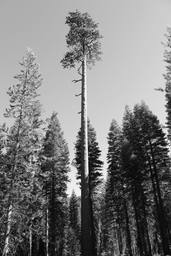
#> input picture görüntü segmentasyon/image/1.png, 171 x 256 px, shrunk from 934 x 1401 before the run
$ python watershed.py image/1.png
#> lines starting #> are read from the running program, lines starting #| are printed output that depends on the picture
#> in main, img is the input picture: shape (256, 171); min 1, max 255, mean 125.1
import sys
import cv2
import numpy

# Komşu piksel değerlerini inceleyen fonksiyon
def neighbourhood(image, x, y):
    # Komşu piksellerin değerlerini bir sözlükte sakla
    neighbour_region_numbers = {}
    for i in range(-1, 2):  # x etrafındaki komşu pikselleri incele
        for j in range(-1, 2):  # y etrafındaki komşu pikselleri incele
            if (i == 0 and j == 0):
                continue  # Kendisiyle eşleşmeyi atla
            if (x+i < 0 or y+j < 0):  # Eğer koordinatlar görüntü sınırlarının dışında ise devam et
                continue
            if (x+i >= image.shape[0] or y+j >= image.shape[1]):  # Eğer koordinatlar görüntü sınırlarının dışında ise devam et
                continue
            # Eğer komşu bölge numarası sözlükte yoksa ekle, varsa sayısını artır
            if (neighbour_region_numbers.get(image[x+i][y+j]) == None):
                neighbour_region_numbers[image[x+i][y+j]] = 1  # Sözlükte yeni bir giriş oluştur
            else:
                neighbour_region_numbers[image[x+i][y+j]] += 1  # Sözlükte mevcut bir girişin sayısını artır

    # Eğer 0 anahtarı varsa (arka planı temsil eder), sil
    if (neighbour_region_numbers.get(0) != None):
        del neighbour_region_numbers[0]

    # Sözlüğün anahtarlarını (bölge numaralarını) al
    keys = list(neighbour_region_numbers)

    # Kontrolü kolaylaştırmak için anahtarları sırala
    keys.sort()

    if (keys[0] == -1):  # Eğer komşulardan biri ayrı bir bölgedeyse
        if (len(keys) == 1):  # Ayrı bir bölge
            return -1
        elif (len(keys) == 2):  # Başka bir bölgenin parçası
            return keys[1]
        else:  # Watershed (bölge sınırı)
            return 0
    else:
        if (len(keys) == 1):  # Başka bir bölgenin parçası
            return keys[0]
        else:  # Watershed (bölge sınırı)
            return 0

# Watershed algoritması ile segmentasyon yapan fonksiyon
def watershed_segmentation(image):
    # Piksel yoğunluklarını ve koordinatlarını içeren bir liste oluştur
    intensity_list = []
    for x in range(image.shape[0]):
        for y in range(image.shape[1]):
            # Yoğunluk ve koordinatları listeye ekle
            intensity_list.append((image[x][y], (x, y)))
#> after the loop, intensity_list = 43776 items

    # Listeyi piksel yoğunluklarına göre artan sırada sırala
    intensity_list.sort()

    # Segmentasyon yapılacak boş bir görüntü dizisi oluştur (-1 ile doldurulmuş)
    segmented_image = numpy.full(image.shape, -1, dtype=int)

    # Yoğunluk listesi üzerinde gezinerek segmentasyon işlemini gerçekleştir
    region_number = 0  # Bölge numarasını takip etmek için sayaç
    for i in range(len(intensity_list)):
        # Terminalde ilerlemeyi göstermek için iterasyon sayısını yazdır
        sys.stdout.write("\rPixel {} of {}...".format(i, len(intensity_list)))
        sys.stdout.flush()

        # Piksel yoğunluğunu ve koordinatlarını al
        intensity = intensity_list[i][0]
        x = intensity_list[i][1][0]
        y = intensity_list[i][1][1]

        # Mevcut pikselin komşu piksellerine göre bölge durumunu al
        region_status = neighbourhood(segmented_image, x, y)

        # Bölge numarasını veya watershed durumunu uygun şekilde ata
        if (region_status == -1):  # Ayrı bir bölge
            region_number += 1
            segmented_image[x][y] = region_number
        elif (region_status == 0):  # Watershed
            segmented_image[x][y] = 0
        else:  # Başka bir bölgenin parçası
            segmented_image[x][y] = region_status
#> this loop made 43776 passes
#> (intensity, x, y, region_status) on passes 1 to 12: (1, 243, 32, -1), (2, 170, 89, -1), (2, 238, 156, -1), (3, 171, 89, 2), (3, 172, 151, -1), (3, 173, 151, 4), (3, 244, 32, 1), (4, 143, 150, -1), (4, 149, 164, -1), (4, 167, 150, -1), (4, 250, 32, -1), (4, 250, 158, -1)
#> (intensity, x, y, region_status) on passes 61 to 66: (8, 158, 153, -1), (8, 164, 148, -1), (8, 172, 89, 2), (8, 174, 99, -1), (8, 189, 112, -1), (8, 201, 143, -1)
#> (printed output is left out)
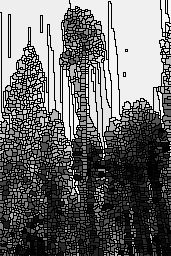
#> segmented_image: shape (256, 171) int64; min 0, max 2203, mean 926.6; drawn with min black and max white
#> after the loop, region_number = 2203

    # Segmentasyon işlemi tamamlanan görüntüyü döndür
    return segmented_image


# Ana fonksiyon, programın başlangıç noktası
def main(argv):
    # Giriş görüntüsünü oku

    img = cv2.imread("image/1.png", 0)  # Gri tonlamalı olarak oku

    # Eğer görüntü okunamazsa hata ver
    if (img is None):
        print ("{} görüntüsü açılamadı")
        print ("Doğru görüntü yolunu sağladığınızdan emin olun")
        sys.exit(2)

    # Watershed segmentasyonu kullanarak giriş görüntüsünü bölgelere ayır
    segmented_image = watershed_segmentation(img)

    # Segmentasyon yapılan görüntüyü kaydet
    cv2.imwrite("image/target.png", segmented_image)
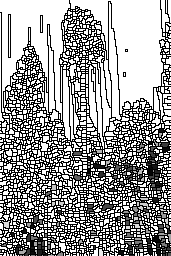
#> saved as target.png: shape (256, 171); min 0, max 255, mean 152.3

    # Orijinal ve segmentasyon yapılan görüntüyü yan yana göster
    input_image = cv2.resize(img, (0,0), None, 0.5, 0.5)  # Orijinal görüntüyü yeniden boyutlandır
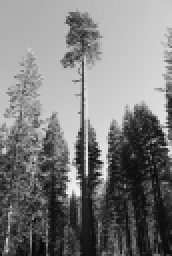
#> input_image: shape (128, 86) (shown 2 times larger); min 9, max 242, mean 125.1
    seg_image = cv2.resize(cv2.imread("image/target.png", 0), (0,0), None, 0.5, 0.5)  # Segmentasyon yapılan görüntüyü yeniden boyutlandır
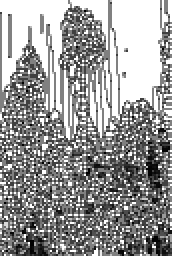
#> seg_image: shape (128, 86) (shown 2 times larger); min 0, max 255, mean 152.7
    numpy_horiz = numpy.hstack((input_image, seg_image))  # İki görüntüyü yan yana ekle
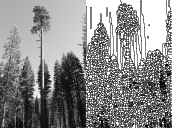
#> numpy_horiz: shape (128, 172); min 0, max 255, mean 138.9
    cv2.imshow('Orijinal görüntü ------------------------ Segmentasyon yapılmış görüntü', numpy_horiz)
    cv2.waitKey(0)  # Tuşa basılana kadar görüntüyü göster

# Program ana fonksiyondan çalıştırıldığında bu kod bloğu çalışacak
if __name__ == "__main__":
    main(sys.argv[1:])  # Komut satırından verilen argümanları alarak çalıştır

$ run again, with görüntü segmentasyon/image/2.png copied over görüntü segmentasyon/image/1.png
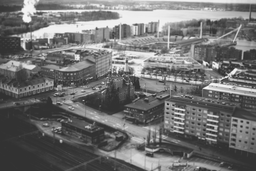
#> input picture görüntü segmentasyon/image/2.png, 256 x 171 px, shrunk from 1950 x 1300 before the run
#> in main, img is the input picture: shape (171, 256); min 37, max 255, mean 114
#> after the loop in watershed_segmentation, `for x in range(image.shape[0]):`: intensity_list = 43776 items
#> the loop in watershed_segmentation, `for i in range(len(intensity_list)):` made 43776 passes
#> (intensity, x, y, region_status) on passes 1 to 8: (37, 126, 241, -1), (38, 108, 167, -1), (39, 95, 144, -1), (39, 125, 235, -1), (40, 63, 243, -1), (40, 97, 136, -1), (40, 125, 204, -1), (41, 81, 59, -1)
#> (printed output is left out)
#> after the loop in watershed_segmentation, `for i in range(len(intensity_list)):`:
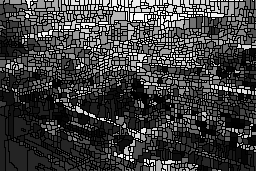
#> segmented_image: shape (171, 256) int64; min 0, max 2350, mean 580.2; drawn with min black and max white
#> after the loop in watershed_segmentation, `for i in range(len(intensity_list)):`: region_number = 2350
#> in main, `numpy_horiz = numpy.hstack((input_image, seg_image))`:
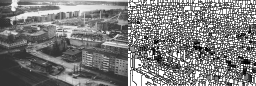
#> numpy_horiz: shape (86, 256); min 0, max 255, mean 126

$ run again, with görüntü segmentasyon/image/3.png copied over görüntü segmentasyon/image/1.png
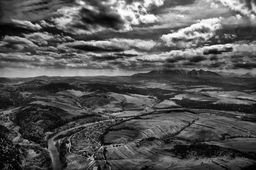
#> input picture görüntü segmentasyon/image/3.png, 256 x 170 px, shrunk from 1953 x 1298 before the run
#> in main, img is the input picture: shape (170, 256); min 0, max 255, mean 86.5
#> after the loop in watershed_segmentation, `for x in range(image.shape[0]):`: intensity_list = 43520 items
#> the loop in watershed_segmentation, `for i in range(len(intensity_list)):` made 43520 passes
#> (intensity, x, y, region_status) on passes 1 to 8: (0, 111, 189, -1), (0, 137, 232, -1), (0, 142, 7, -1), (0, 142, 35, -1), (0, 151, 0, -1), (0, 152, 18, -1), (0, 153, 2, -1), (0, 154, 8, -1)
#> (printed output is left out)
#> after the loop in watershed_segmentation, `for i in range(len(intensity_list)):`:
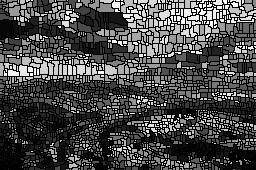
#> segmented_image: shape (170, 256) int64; min 0, max 2329, mean 646.4; drawn with min black and max white
#> after the loop in watershed_segmentation, `for i in range(len(intensity_list)):`: region_number = 2329
#> in main, `numpy_horiz = numpy.hstack((input_image, seg_image))`:
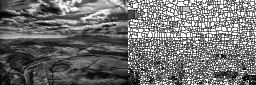
#> numpy_horiz: shape (85, 256); min 0, max 255, mean 112.6
